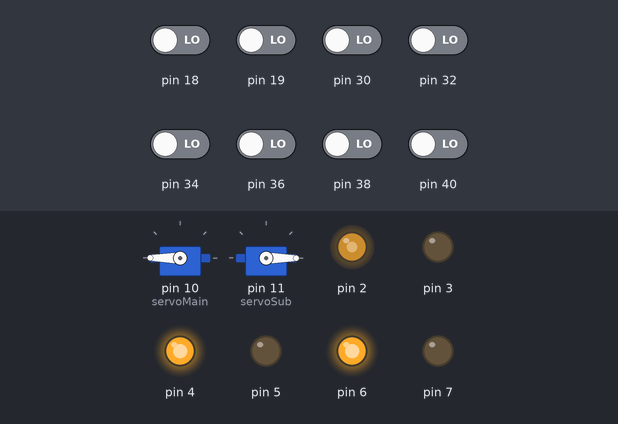
Simulated run of this sketch. Board: Arduino Mega 2560, built with avr-gcc and run on an emulated ATmega2560. On the bench: 2 × servo, output pins drawn as LEDs (lit = HIGH). The test bench sets the inputs (shaded band); at power-on: pin 18, pin 19, pin 30, pin 32, pin 34, pin 36, pin 38, pin 40 LOW.

Above: at 1.2 s.
1.3 s: pin 30 driven HIGH
At 2.5 s:
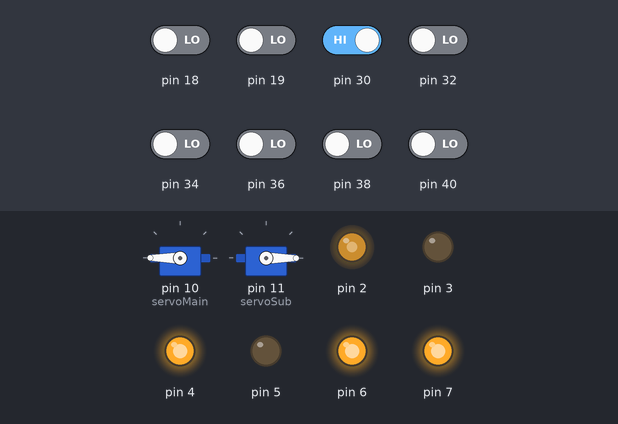
2.8 s: pin 40 driven HIGH
At 3.6 s:
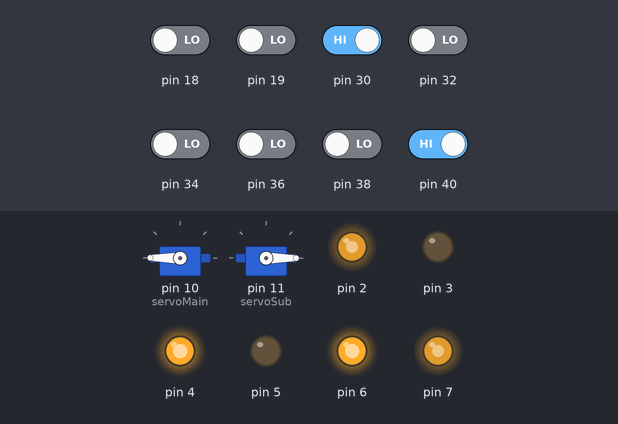
4.3 s: pin 36 driven HIGH
At 4.8 s:
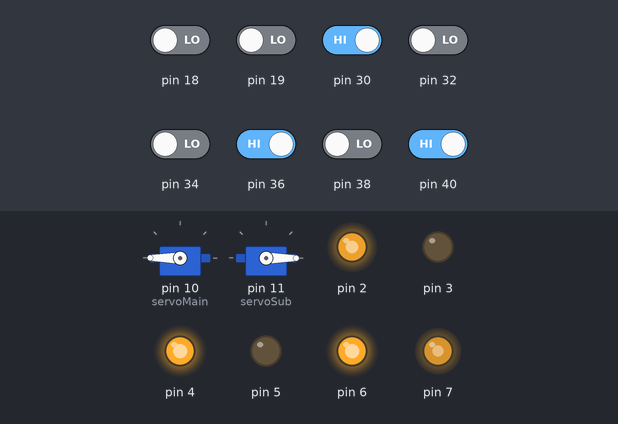
5.8 s: pin 32 driven HIGH
At 7.0 s:
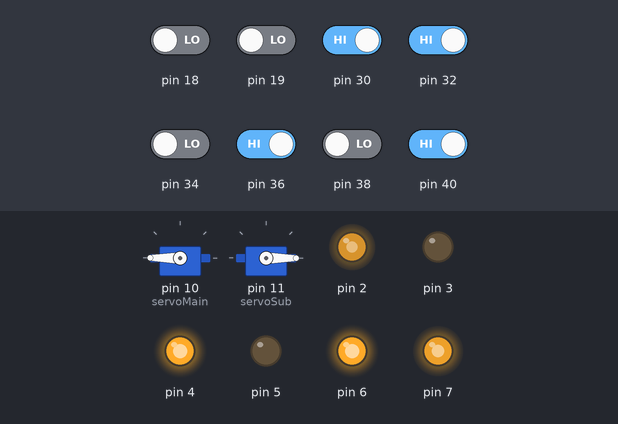
7.3 s: pin 34 driven HIGH
At 8.3 s:
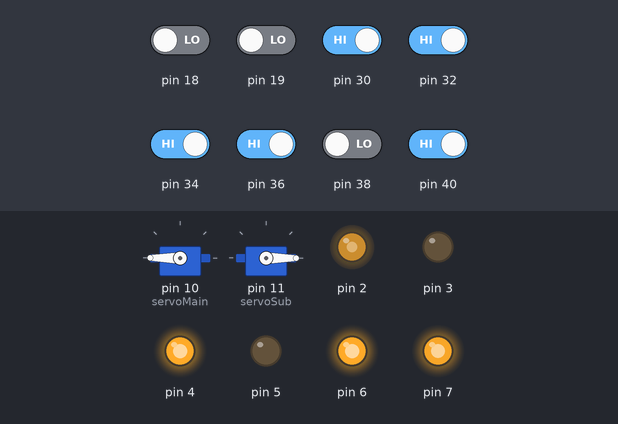
8.8 s: pin 30 driven LOW
At 9.4 s:
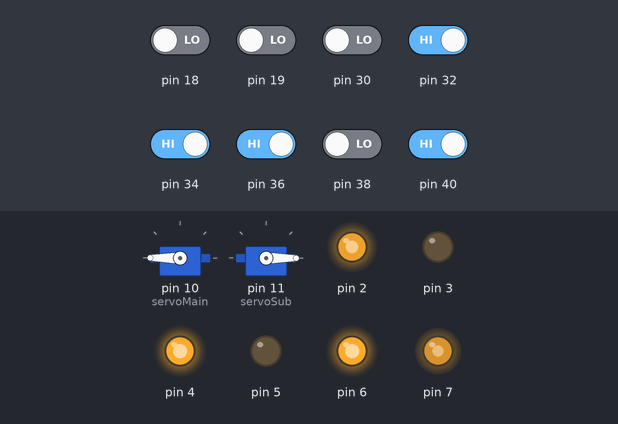
Timing chart, 0 to 11.3 s (numbered marks = the images above; inputs shaded):
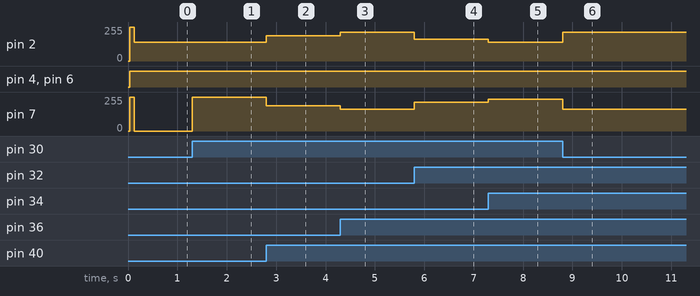

The sketch:

test2.ino
```cpp
#include <Servo.h>
#include <SharpIR.h>

#define L_LEFT_90 (sensorReadings[0]==1)&&(sensorReadings[1]==1)&&(sensorReadings[2]==1)
#define L_RIGHT_90 (sensorReadings[3]==1)&&(sensorReadings[4]==1)&&(sensorReadings[5]==1)
#define CROSS (sensorReadings[0]==1)&&(sensorReadings[5]==1)
#define SE_POINT sensorArrayValue=(sensorReadings[0]==1)&&(sensorReadings[5]==1)&&(sensorReadings[1]==1)&&(sensorReadings[2]==1)&&(sensorReadings[3]==1)&&(sensorReadings[4]==1)
#define FREERIDE_COUNTER 25

#define SET_LOWER_SPEED maxS=200;baseSpeed=100
#define SET_HIGHER_SPEED maxS=255;baseSpeed=190

Servo servoMain;
Servo servoSub;

SharpIR rSharp(A0, 25, 93, 1080);//1080 for GP2Y0A21Y, 20150 for GP2Y0A02Y
SharpIR lsharp(A2, 25, 93, 1080);
SharpIR fsharp(A1, 25, 93, 1080);

int x=0,y=0;

int sensorReadings[6];
int sensorValues[3]={0,0,0};
short error = 0;

int count = 0;
short errorValues[] = {3,2,1,-1,-2,-3};

int maxS = 255, minS = 140, baseSpeed = 190;//190 minspeed=140 mx 255

int p = 25;
int d = 45;

int leftSpeed, rightSpeed;
int l_error = 0, diff;

int lEncoderCount;
int rEncoderCount;

int sensorArrayValue=0;


void setup() {
  initPins();
  initEncoders();
  initArmPins();
  initSensorVlues();
  Serial.begin(9600);
}
int read;
// the loop routine runs over and over again forever:
void loop() {


    moveForward(255,255);
    setGridValue(0,0);
    delay(100);
    while(1){
      if(L_LEFT_90){
        break;
      }else{
        doPID();
      }
    }
    // junction 0,1 hambuna
    turn90digLeft();
    setGridValue(1,0);
    delay(100);

    while(1){
      if(CROSS){
        break;
      }else{
        doPID();
      }
    }
    motorBrake();
    delay(100);
    motorStop();
    delay(50);
    // junction 2nd Detected
    SET_LOWER_SPEED;
    while(1){
      if(CROSS){
        break;
      }else{
        doPID();
      }
    }
    while(1);
}

void BallDetected(){
  read=fsharp.distance();

  if(read<23){
    motorBrake();
    delay(100);
    motorStop();
    delay(500);
    catchBall();
    delay(300);
  }else
    doPID();
}

void BallRelease(){

  if(SE_POINT){

    lEncoderCount=0;
    while(lEncoderCount<10){
      doPID();
    }

    motorBrake();
    delay(100);
    motorStop();
    delay(500);
    releseBall();
    delay(300);
    while(1);
  }else
    doPID();
}

void checkValue(){

    if(L_RIGHT_90){
       x++;
       delay(50);
    }

    if(L_LEFT_90){
      y++;
      delay(50);
    }

}

void setGridValue(int x_,int y_){
  x=x_;
  y=y_;
}

void initSensorVlues(){
  pinMode(A0,INPUT);
  pinMode(A1,INPUT);
  pinMode(A2,INPUT);

}

void getSensorValues(){
 for(int i=0;i<3;i++){
   sensorValues[i]=analogRead(A0+i);
 }
}

void freeRide(){
  lEncoderCount=0;
  while(lEncoderCount<FREERIDE_COUNTER){
      doPID();
  }
  motorBrake();
  delay(100);
  motorStop();
  delay(700);
}

void turn90digRight(){
    freeRide();

    lEncoderCount=0;
    rMotorReverse(180);
    lMotorForward(180);
    while(lEncoderCount<32){
      Serial.println(lEncoderCount);
    }
    motorStop();
}

void turn90digLeft(){
    freeRide();

    lEncoderCount=0;
    rMotorForward(180);
    lMotorReverse(180);
    while(lEncoderCount<32){
      Serial.println(lEncoderCount);
    }
    motorStop();
}

void turn45digLeft(){
    freeRide();

    lEncoderCount=0;
    rMotorForward(180);
    lMotorReverse(180);
    while(lEncoderCount<22){
      Serial.println(lEncoderCount);
    }
    motorStop();
}

void turn45digRight(){
    freeRide();

    lEncoderCount=0;
    rMotorReverse(180);
    lMotorForward(180);
    while(lEncoderCount<22){
      Serial.println(lEncoderCount);
    }
    motorStop();
}

void turn180digLeft(){
    freeRide();
    motorBrake();
    lEncoderCount=0;
    rMotorForward(180);
    lMotorReverse(180);
    while(lEncoderCount<85){
      Serial.println(lEncoderCount);
    }
    motorStop();
}

void turn135digLeft(){
    freeRide();

    lEncoderCount=0;
    rMotorForward(180);
    lMotorReverse(180);
    while(lEncoderCount<67){
      Serial.println(lEncoderCount);
    }
    motorStop();
}

void turn135digRight(){
    freeRide();

    lEncoderCount=0;
    rMotorReverse(180);
    lMotorForward(180);
    while(lEncoderCount<67){
      Serial.println(lEncoderCount);
    }
    motorStop();
}

void initArmPins(){
  servoMain.attach(10);
  servoSub.attach(11);

  armUp();
  armCatch();
}

void armUp(){
  servoMain.write(180);
  delay(15);
}

void armDown(){
  servoMain.write(60);
  delay(15);
}

void armCatch(){
  servoSub.write(0);
  delay(15);
}

void armRelese(){
  servoSub.write(118);
  delay(15);
}

void catchBall(){
  armRelese();
  delay(100);
  armDown();
  delay(700);
  armCatch();
  delay(100);
  armUp();
  delay(100);
}

void releseBall(){

  armDown();
  delay(100);
  armRelese();
  delay(700);
  armUp();
  delay(100);
  armCatch();
  delay(100);

}

void initEncoders(){

  attachInterrupt(5, lEncoderIncrement, CHANGE);
  attachInterrupt(4, rEncoderIncrement, CHANGE);
}

void lEncoderIncrement(){
  lEncoderCount++;
}

void rEncoderIncrement(){
  rEncoderCount++;
}

int getLEncoderCount(){
  return lEncoderCount;
}

int getREncoderCount(){
  return  rEncoderCount;
}

void readLine(){
 updateSensorArray();
 error = 0;
 count = 0;
 for(int i = 0; i < 6;  i++){
   error += sensorReadings[i] * errorValues[i] ;
   count += sensorReadings[i];
 }

}

void doPID(){
  l_error = error;
  readLine();
  diff = l_error - error;
 if(count == 0){

   while(count == 0){
     readLine();
     if(l_error < 0)
       moveForward(140,0);
     else
       moveForward(0,140);

   }
   moveForward(130,130);

 }else{

  leftSpeed = baseSpeed - error * p + d * diff;
  rightSpeed = baseSpeed + error * p - d * diff;

  leftSpeed = leftSpeed > maxS ? maxS: leftSpeed ;
  leftSpeed = leftSpeed < minS ? minS : leftSpeed ;

  rightSpeed = rightSpeed > maxS ? maxS: rightSpeed ;
  rightSpeed = rightSpeed < minS ? minS : rightSpeed ;

  moveForward(leftSpeed, rightSpeed);
 }
}


void updateSensorArray(){
  for(int i=0;i<12;i+=2){
    sensorReadings[i/2]=digitalRead(40-i);
  }
}

void moveForward(int lpwm, int rpwm){

  lMotorForward(lpwm);
  rMotorForward(rpwm);

}

void motorBrake(){

  digitalWrite(4,HIGH);
  digitalWrite(3,HIGH);
  analogWrite(2, 255);
  digitalWrite(6,HIGH);
  digitalWrite(5,HIGH);
  analogWrite(7, 255);

}

void motorStop(){

  digitalWrite(4,LOW);
  digitalWrite(3,LOW);
  analogWrite(2, 0);
  digitalWrite(6,LOW);
  digitalWrite(5,LOW);
  analogWrite(7, 0);

}


void rMotorForward(int pwm){
  digitalWrite(4,HIGH);
  digitalWrite(3,LOW);
  analogWrite(2, pwm);
}

void lMotorForward(int pwm){
  digitalWrite(6,HIGH);
  digitalWrite(5,LOW);
  analogWrite(7, pwm);
}

void rMotorReverse(int pwm){
  digitalWrite(3,HIGH);
  digitalWrite(4,LOW);
  analogWrite(2, pwm);
}

void lMotorReverse(int pwm){
  digitalWrite(5,HIGH);
  digitalWrite(6,LOW);
  analogWrite(7, pwm);
}

void initPins(){

// set Motor PINS
  for(int i=0;i<6;i++){
    pinMode(2+i,OUTPUT);
  }

//set SensorPanel Pins
  for(int i=0;i<12;i+=2){
    pinMode(30+i,INPUT);
  }

}
```

Measured:
- after the input at 1.3 s, pin 7: 0/255 → 255/255 at once
- after the input at 2.8 s, pin 2: 140/255 → 190/255 at once; pin 7: 255/255 → 190/255 at once
- after the input at 4.3 s, pin 2: 190/255 → 215/255 at once; pin 7: 190/255 → 165/255 at once
- after the input at 5.8 s, pin 2: 215/255 → 165/255 at once; pin 7: 165/255 → 215/255 at once
- after the input at 7.3 s, pin 2: 165/255 → 140/255 at once; pin 7: 215/255 → 240/255 at once
- after the input at 8.8 s, pin 2: 140/255 → 215/255 at once; pin 7: 240/255 → 165/255 at once
